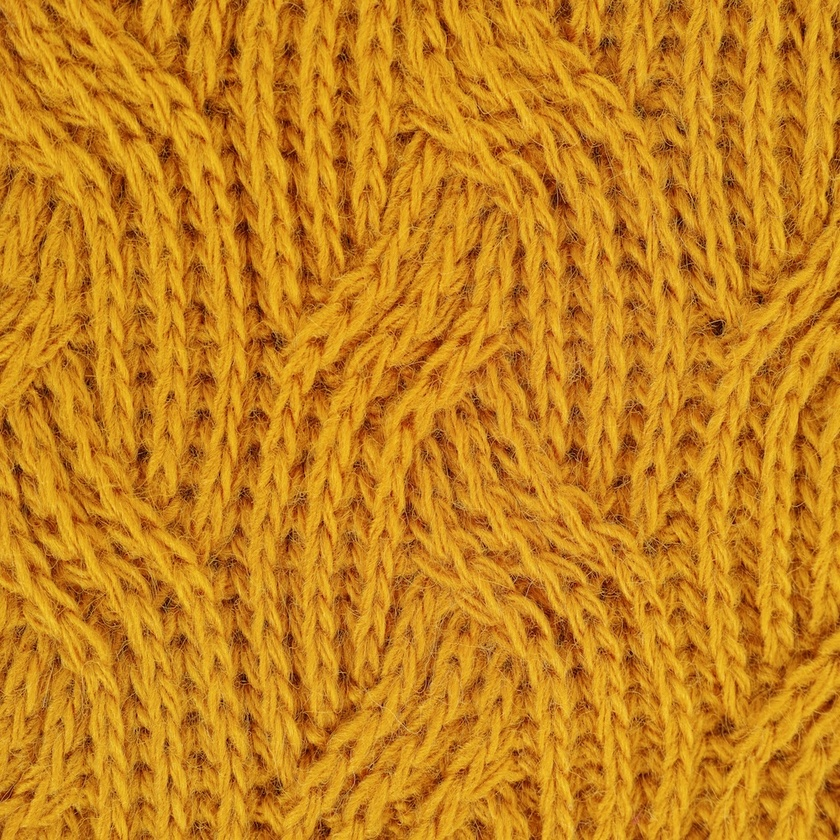
#> input picture python/podatki/volna/volna.jpg, 840 x 840 px, shrunk from 1000 x 1000 before the run, found by its file name
$ python naredi_kvadratno_omego.py
#> lines starting #> are read from the running program, lines starting #| are printed output that depends on the picture
import numpy as np
from PIL import Image
from scipy.linalg import svd

def reduce_rank(matrix, k):
    """Zmanjša rang dane matrike na k z uporabo SVD."""
    U, S, Vt = svd(matrix, full_matrices=False)
    S = np.diag(S[:k])
    U = U[:, :k]
    Vt = Vt[:k, :]
    return np.dot(U, np.dot(S, Vt))

def process_image(image_path, k, square_size, square_position, output_image_path, omega_file, values_file):
    # Odpri sliko in jo pretvori v sivinsko
#> called with image_path = 'tokyo_podatki/volna.jpg', k = 60, square_size = 200, square_position = (100, 100), omega_file = 'tokyo_podatki/omega.txt', values_file = 'tokyo_podatki/values.txt'
    img = Image.open(image_path).convert('L')
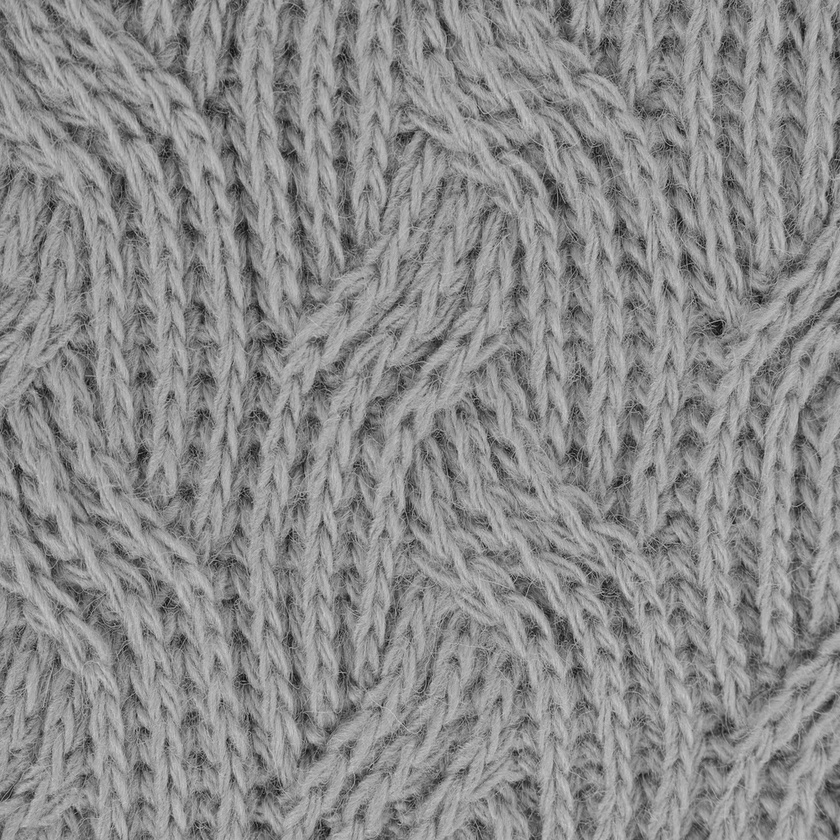
#> img: PIL image 840x840 L; min 10, max 207, mean 138.9
    img_array = np.array(img, dtype=np.float64)

    # Normaliziraj sliko v razpon [0, 1]
    img_array_normalized = img_array / 255.0

    # Zmanjšaj rang slike
    img_reduced = reduce_rank(img_array_normalized, k)
#> in reduce_rank, `U, S, Vt = svd(matrix, full_matrices=False)`:
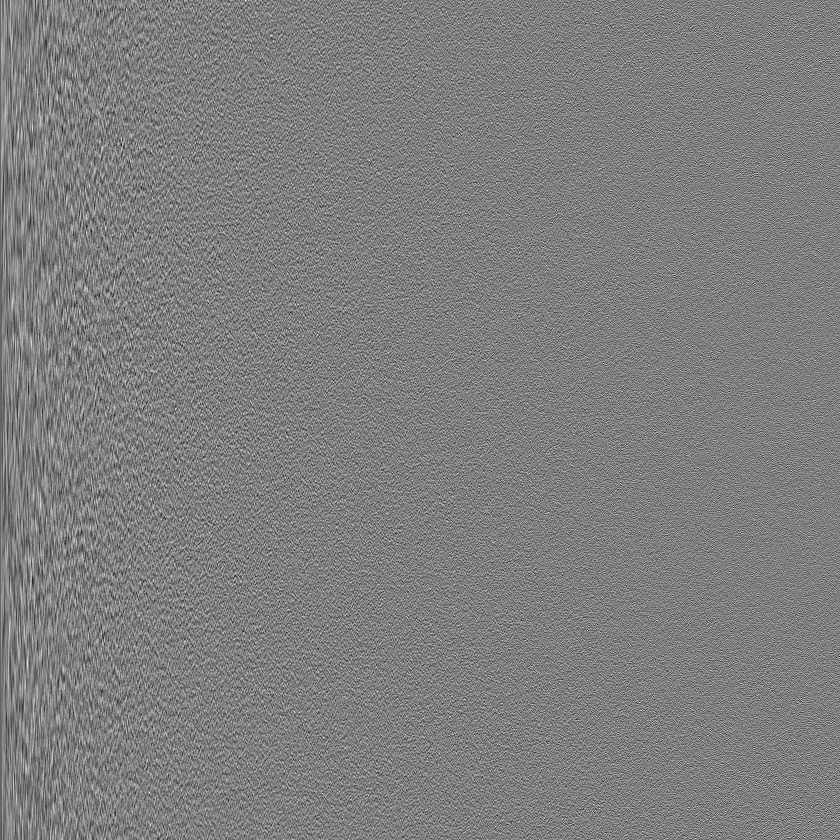
#> U: shape (840, 840) float64; min -0.175, max 0.177, mean -4e-05; drawn with min black and max white
#> in reduce_rank, `U, S, Vt = svd(matrix, full_matrices=False)`:
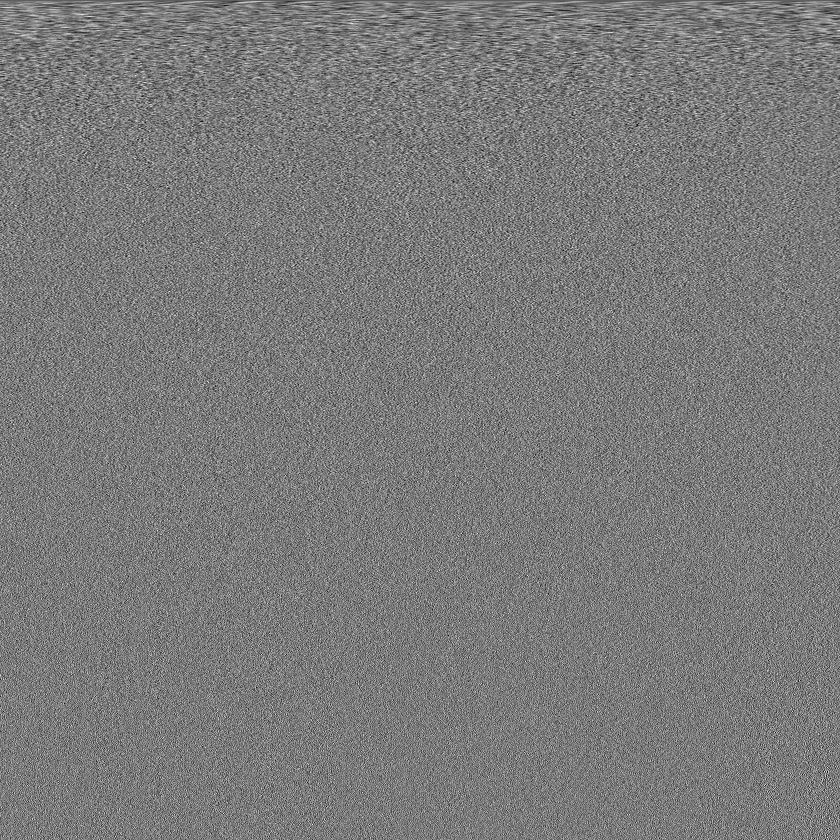
#> Vt: shape (840, 840) float64; min -0.155, max 0.167, mean -4.15e-05; drawn with min black and max white
#> in reduce_rank, `U, S, Vt = svd(matrix, full_matrices=False)`: S = 840 values, max 458 at index 0, min 0.000278 at index 839, mean 2.41
#> in reduce_rank, `S = np.diag(S[:k])`:
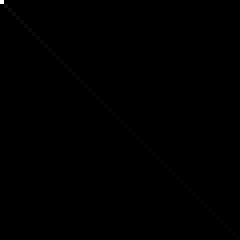
#> S: shape (60, 60) float64 (shown 4 times larger); min 0, max 458, mean 0.3; drawn with min black and max white
#> in reduce_rank, `U = U[:, :k]`:
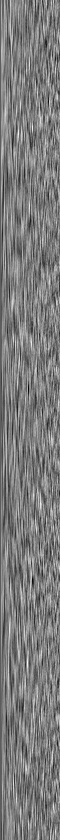
#> U: shape (840, 60) float64; min -0.139, max 0.144, mean -0.000556; drawn with min black and max white
#> in reduce_rank, `Vt = Vt[:k, :]`:
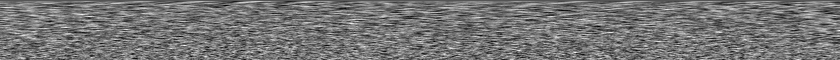
#> Vt: shape (60, 840) float64; min -0.127, max 0.148, mean -0.000593; drawn with min black and max white

    # Postavi črn kvadrat na sliko
    x_start, y_start = square_position
    x_end, y_end = x_start + square_size, y_start + square_size
    img_reduced[y_start:y_end, x_start:x_end] = 0
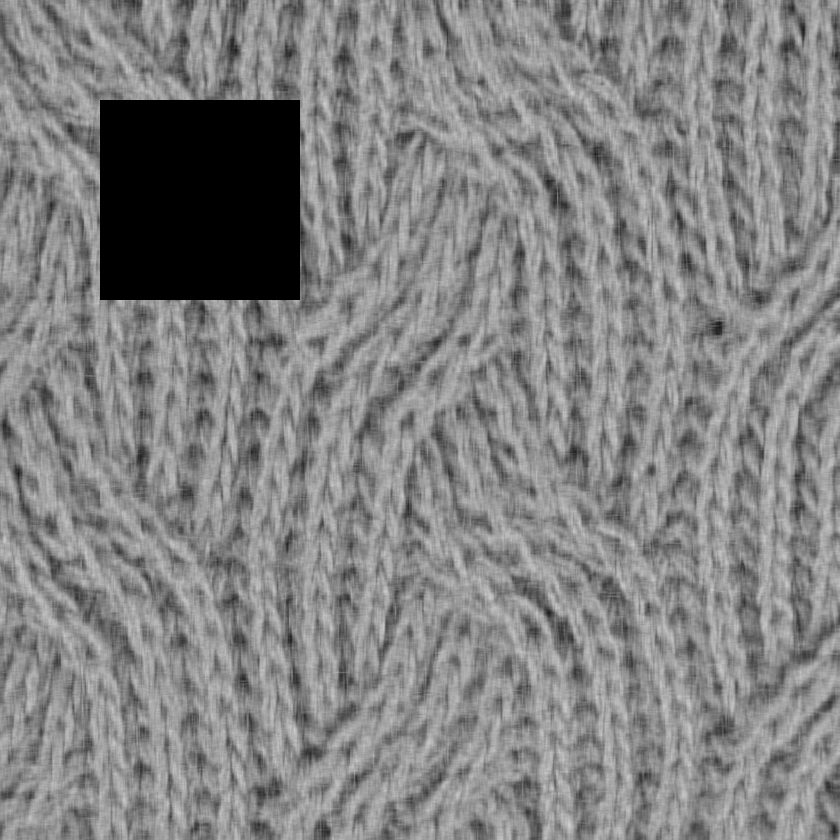
#> img_reduced: shape (840, 840) float64; min 0, max 0.813, mean 0.515

    # Shrani sliko s črnim kvadratom
    img_with_square = Image.fromarray((img_reduced * 255).astype(np.uint8))
    img_with_square.save(output_image_path)
    print(f"Sliko s črnim kvadratom shranjena na {output_image_path}")

    # Ustvari Omega (vse pike razen kvadrata)
    omega = np.ones_like(img_array, dtype=bool)
    omega[y_start:y_end, x_start:x_end] = False
    omega_indices = np.nonzero(omega.flatten())[0]

    # Shrani Omega (indeksi piksla, ki niso v kvadratu)
    np.savetxt(omega_file, omega_indices + 1, fmt='%d')
    print(f"Omega shranjena na {omega_file}")

    # Shrani vrednosti ne-kvadratnih pikslov
    values = img_array_normalized.flatten()[omega_indices]
    np.savetxt(values_file, values, fmt='%.6f')
    print(f"Vrednosti shranjene na {values_file}")

# Primer uporabe
image_path = 'tokyo_podatki/volna.jpg'  # Pot do vhodne slike
k = 60  # Želena redukcija ranga
square_size = 200  # Velikost kvadrata (npr. 50x50 pik)
square_position = (100, 100)  # Zgornji levi kot kvadrata (x, y)
output_image_path = 'tokyo_podatki/volna_rank60_square_large.jpg'  # Pot za shranjevanje obdelane slike
omega_file = 'tokyo_podatki/omega.txt'  # Pot za shranjevanje Omega
values_file = 'tokyo_podatki/values.txt'  # Pot za shranjevanje vrednosti ne-kvadratnih pikslov

process_image(image_path, k, square_size, square_position, output_image_path, omega_file, values_file)
